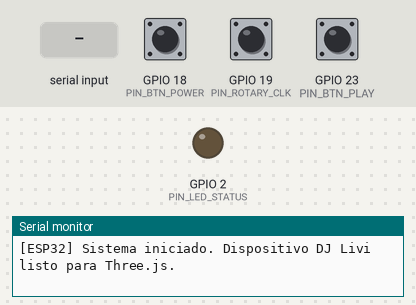
Bench run of a sketch on a simulated ESP32. Shown: output pins drawn as LEDs (lit = HIGH), the last lines printed to the serial monitor. The inputs (shaded band) are chosen by the test bench; at power-on: GPIO 18 (PIN_BTN_POWER) HIGH, GPIO 19 (PIN_ROTARY_CLK) HIGH, GPIO 23 (PIN_BTN_PLAY) HIGH.

Above: at 1.7 s.
1.8 s: GPIO 18 (PIN_BTN_POWER) pulled LOW for 0.15 s
At 2.6 s:
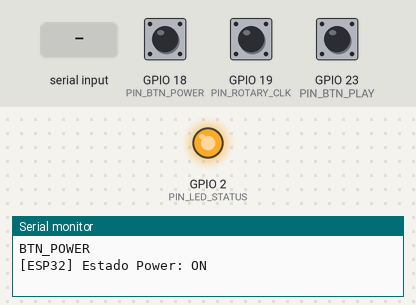
6.7 s: GPIO 18 (PIN_BTN_POWER) pulled LOW for 1 s
At 7.6 s:
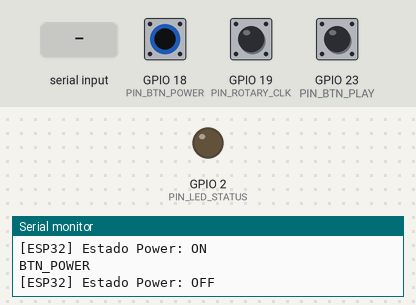
9.2 s: "CMD:POWER:ON\n" received over Serial
At 9.5 s:
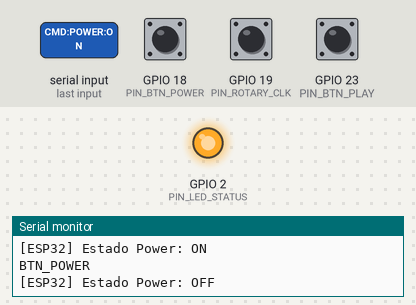
Timing chart, 0 to 12.2 s (numbered marks = the images above; inputs shaded):
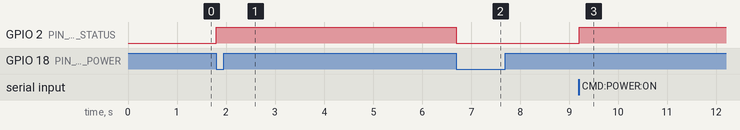

The sketch:

esp32_firmware.ino
```cpp
/*
  =============================================================================
  PROYECTO: Dispositivo Físico ESP32 - Spotify DJ Livi
  DESCRIPCIÓN: Firmware Arduino / ESP32 con:
               - Botón 1: Encendido / Apagado (Pulsador)
               - Botón 2: Perilla de Volumen Giratoria (Encoder Rotatorio KY-040)
                          -> Giro Derecha: Sube volumen (BTN_VOL_UP)
                          -> Giro Izquierda: Baja volumen (BTN_VOL_DOWN)
               - Botón 3: Control de Música (Pulsador Play / Pausa)
               - Comunicación Serial USB con Three.js a 115200 baudios.
  =============================================================================

  CONEXIÓN DE PINES (PINOUT ESP32):
  -------------------------------------------------------------
  - Botón 1 (Power ON/OFF)         : GPIO 18 -> Pulsador a GND
  - Perilla Volumen (Encoder CLK)  : GPIO 19 -> Pin CLK del Encoder KY-040
  - Perilla Volumen (Encoder DT)   : GPIO 5  -> Pin DT del Encoder KY-040
  - Perilla Volumen (Encoder SW)   : GPIO 4  -> Pin SW (Pulsar perilla) [Opcional]
  - Botón 3 (Play / Pausa Música)  : GPIO 23 -> Pulsador a GND
  - LED Indicador de Estado        : GPIO 2  -> LED a GND con resistencia 220Ω
  -------------------------------------------------------------
*/

#define PIN_BTN_POWER       18
#define PIN_ROTARY_CLK      19
#define PIN_ROTARY_DT       5
#define PIN_ROTARY_SW       4
#define PIN_BTN_PLAY        23
#define PIN_LED_STATUS      2

// Estados del Dispositivo
bool isDeviceOn = false;
bool isPlaying = false;
int currentVolume = 70; // 0% a 100%

// Variables de Encoder Rotatorio (Perilla de Volumen)
int lastClkState;
int currentClkState;
unsigned long lastEncoderTime = 0;

// Variables de Antirrebote (Debounce) para Pulsadores
unsigned long lastDebouncePower = 0;
unsigned long lastDebouncePlay = 0;
const unsigned long debounceDelay = 200; // ms

int lastStatePower = HIGH;
int lastStatePlay  = HIGH;

void setup() {
  Serial.begin(115200);
  delay(500);

  // Configurar pines de entrada con resistencia Pull-Up interna
  pinMode(PIN_BTN_POWER,    INPUT_PULLUP);
  pinMode(PIN_ROTARY_CLK,   INPUT_PULLUP);
  pinMode(PIN_ROTARY_DT,    INPUT_PULLUP);
  pinMode(PIN_ROTARY_SW,    INPUT_PULLUP);
  pinMode(PIN_BTN_PLAY,     INPUT_PULLUP);

  // Configurar LED de estado
  pinMode(PIN_LED_STATUS,   OUTPUT);
  digitalWrite(PIN_LED_STATUS, LOW);

  // Leer estado inicial del pin CLK del encoder
  lastClkState = digitalRead(PIN_ROTARY_CLK);

  Serial.println("[ESP32] Sistema iniciado. Dispositivo DJ Livi listo para Three.js.");
}

void loop() {
  unsigned long currentMillis = millis();

  // -------------------------------------------------------------
  // 1. BOTÓN 1: ENCENDIDO / APAGADO (Pulsador)
  // -------------------------------------------------------------
  int readPower = digitalRead(PIN_BTN_POWER);
  if (readPower == LOW && lastStatePower == HIGH && (currentMillis - lastDebouncePower) > debounceDelay) {
    lastDebouncePower = currentMillis;
    isDeviceOn = !isDeviceOn;
    digitalWrite(PIN_LED_STATUS, isDeviceOn ? HIGH : LOW);

    // Notificar a Three.js
    Serial.println("BTN_POWER");
    Serial.print("[ESP32] Estado Power: ");
    Serial.println(isDeviceOn ? "ON" : "OFF");
  }
  lastStatePower = readPower;

  // -------------------------------------------------------------
  // 2. BOTÓN 2: PERILLA DE VOLUMEN (Encoder Rotatorio)
  //    Giro a la Derecha = Sube volumen (+5%)
  //    Giro a la Izquierda = Baja volumen (-5%)
  // -------------------------------------------------------------
  currentClkState = digitalRead(PIN_ROTARY_CLK);

  // Detectar cambio de flanco en el encoder
  if (currentClkState != lastClkState && currentClkState == LOW) {
    if (currentMillis - lastEncoderTime > 15) { // Filtrado rápido de ruido
      lastEncoderTime = currentMillis;

      if (isDeviceOn) {
        // Si el estado de DT es diferente de CLK -> Giro en sentido horario (DERECHA)
        if (digitalRead(PIN_ROTARY_DT) != currentClkState) {
          currentVolume = min(100, currentVolume + 5);
          Serial.println("BTN_VOL_UP");
          Serial.print("[ESP32] Perilla -> DERECHA | Vol: ");
          Serial.print(currentVolume);
          Serial.println("%");
        }
        // Si DT es igual a CLK -> Giro en sentido antihorario (IZQUIERDA)
        else {
          currentVolume = max(0, currentVolume - 5);
          Serial.println("BTN_VOL_DOWN");
          Serial.print("[ESP32] Perilla -> IZQUIERDA | Vol: ");
          Serial.print(currentVolume);
          Serial.println("%");
        }
      }
    }
  }
  lastClkState = currentClkState;

  // -------------------------------------------------------------
  // 3. BOTÓN 3: PLAY / PAUSA DE MÚSICA (Pulsador)
  // -------------------------------------------------------------
  int readPlay = digitalRead(PIN_BTN_PLAY);
  if (readPlay == LOW && lastStatePlay == HIGH && (currentMillis - lastDebouncePlay) > debounceDelay) {
    lastDebouncePlay = currentMillis;
    if (isDeviceOn) {
      isPlaying = !isPlaying;

      // Notificar a Three.js
      Serial.println("BTN_PLAY");
      Serial.print("[ESP32] Música: ");
      Serial.println(isPlaying ? "REPRODUCIENDO" : "PAUSA");
    }
  }
  lastStatePlay = readPlay;

  // -------------------------------------------------------------
  // 4. RECEPCIÓN DE COMANDOS DESDE THREE.JS
  // -------------------------------------------------------------
  if (Serial.available() > 0) {
    String command = Serial.readStringUntil('\n');
    command.trim();

    if (command == "CMD:POWER:ON") {
      isDeviceOn = true;
      digitalWrite(PIN_LED_STATUS, HIGH);
    } else if (command == "CMD:POWER:OFF") {
      isDeviceOn = false;
      isPlaying = false;
      digitalWrite(PIN_LED_STATUS, LOW);
    } else if (command.startsWith("CMD:VOL:")) {
      String volStr = command.substring(8);
      currentVolume = volStr.toInt();
    } else if (command == "CMD:MUSIC:PLAY") {
      isPlaying = true;
    } else if (command == "CMD:MUSIC:PAUSE") {
      isPlaying = false;
    }
  }

  delay(2);
}
```

Measured:
- after the input at 1.8 s, GPIO 2 (PIN_LED_STATUS): LOW → HIGH at once
- after the input at 6.7 s, GPIO 2 (PIN_LED_STATUS): HIGH → LOW at once
- after the input at 9.2 s, GPIO 2 (PIN_LED_STATUS): LOW → HIGH at once
